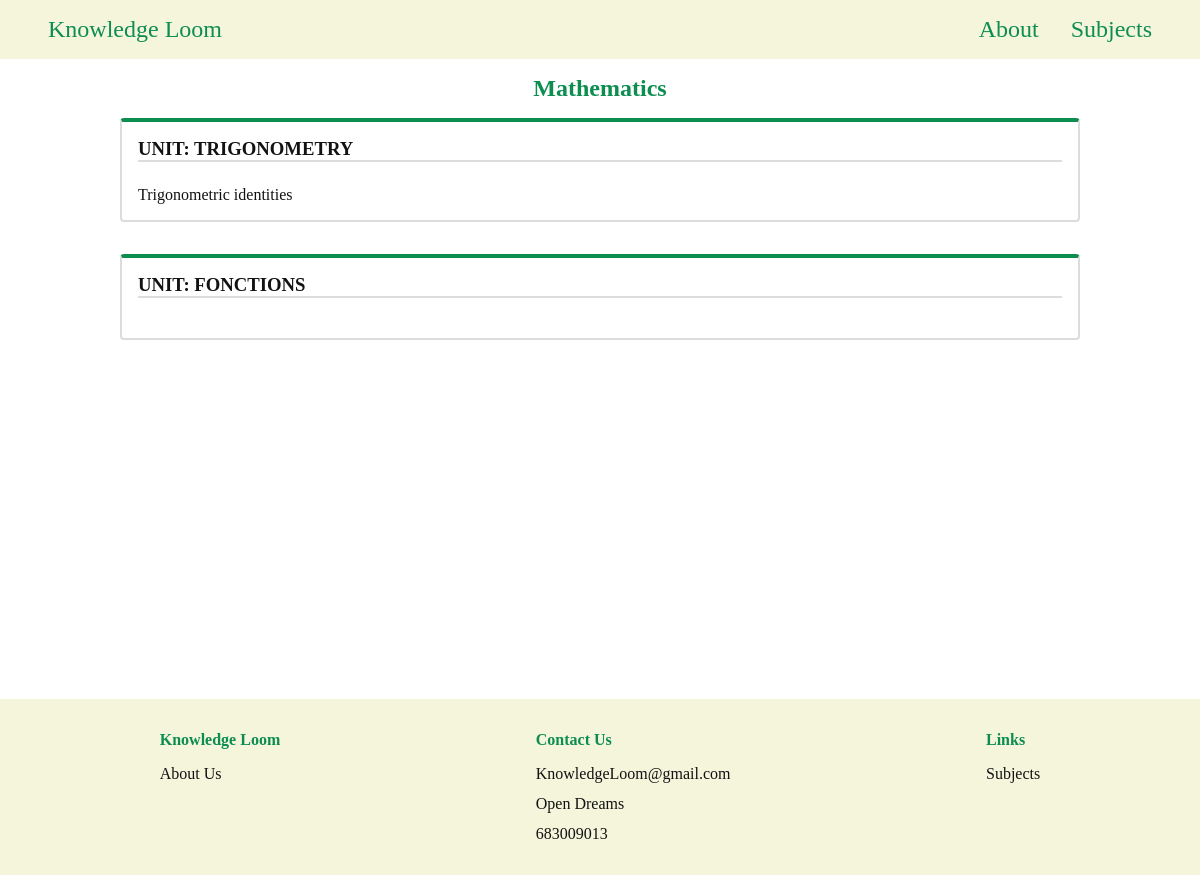
The app's page /Mathematics with its own data.
### ContentKL/models.py (models this page shows, shortened)
class Subjects(models.Model):
    Class=models.ForeignKey(Classes, on_delete=models.CASCADE, blank=True, null=True)
    Subject=models.CharField(max_length=50)

class Topics(models.Model):
    Class=models.ForeignKey(Classes,on_delete=models.CASCADE,blank=True, null=True)
    Subject=models.ForeignKey(Subjects,on_delete=models.CASCADE)
    Topic=models.CharField(max_length=300)
    def __str__(self):
           return self.Topic

class subtopic(models.Model):
    Class=models.ForeignKey(Classes,on_delete=models.CASCADE,blank=True, null=True)
    Subject=models.ForeignKey(Subjects,on_delete=models.CASCADE)
    Topic=models.ForeignKey(Topics,on_delete=models.CASCADE)
    title=models.CharField(max_length=300)
    overview=models.TextField()
    videolink=models.CharField(max_length=500)

### ContentKL/views.py (the view)
# urls.py: path('<str:sub>',views.topic,name='topics'),
def topic(request,sub):
    topics=Topics.objects.filter(Subject__Subject=sub)
    topic_sub={}
    for topicc in topics:
        topic_sub[topicc]=subtopic.objects.filter(Topic__Topic=topicc)
    return render(request,'topic.html',{'topic_sub':topic_sub,'sub':sub})

### templates/topic.html (shortened to what this page needs)
{%load static%}
<!DOCTYPE html>
<html lang="en">
<head>
    <link rel="stylesheet" href="{% static 'topic.css'%}">
</head>
<body>
    <header class="navbar">
        <a href="{% url 'home'%}">Knowledge Loom</a>
        <div>
            <a href="#">About</a>
            <a href="{% url 'subjects'%}">Subjects</a>
        </div>
    </header>
   <section class="content">
    <h1 class="Subject">{{sub}}</h1>
    <ul class="topics">
        {%for key,value in topic_sub.items%}
        <div class="subject_container">
            <li class="topics_li">
                <h3>UNIT: {{key.Topic}}</h3>
            <ul class="subtopic">
                {%for subtopic in value%}
                <li><a href="subtopic/{{subtopic.id}}">{{subtopic.title}}</a></li>
                {%endfor%}
            </ul>
            </li>
        </div>
        {%endfor%}
    </ul>
   </section>
   <div class="footer">
    <div class="footer_content">
        <h2>Knowledge Loom</h2>
        <ul>
            <li><a href="#">About Us</a></li>
        </ul>
    </div>
    <div class="footer_content">
        <h2>Contact Us</h2>
        <ul>
            <li><a href="#">KnowledgeLoom@gmail.com</a></li>
            <li><a href="#">Open Dreams</a></li>
            <li><a href="#">683009013</a></li>
        </ul>
    </div>
    <div class="footer_content">
        <h2>Links</h2>
        <ul>
            <li><a href="{% url 'subjects%'}">Subjects</a></li>
        </ul>
    </div>
</div>
</body>
</html>

### static/topic.css (style rules this page uses)
* { margin:0; padding:0; }
.navbar { display: flex; padding: 1rem 3rem; justify-content: space-between; background-color: #F5F5DC; }
.navbar a { color:#0D8D50; font-size: 1.5rem; font-family: 'Times New Roman', Times, serif; text-decoration: none; }
.navbar div { display:flex; gap:2rem; }
.content { color:#121212; height: 80vh; display: flex; flex-direction: column; align-items: center; }
ul { list-style-type: none; }
.topics { list-style-type: none; display: grid; width: 80vw; min-width: 300px; grid-template-columns: 1fr; gap: 2rem; }
.subject_container { border:2px solid gainsboro; border-top: 4px solid #0D8D50; border-radius: 4px; padding: 1rem; }
h3 { border-bottom: 2px solid gainsboro; text-transform: uppercase; }
.topics_li { display: flex; flex-direction: column; gap: 1.5rem; }
.subtopic { display: flex; flex-direction: column; gap: .75rem; }
a { text-decoration: none; color:#121212 }
h1 { padding: 1rem; color:#0D8D50; text-transform: u; }
.footer { height: auto; display: flex; justify-content: space-around; color: #121212; background-color: #F5F5DC; padding:2rem; }
.footer h2 { color: #0D8D50; font-size: 1rem; }
.footer ul { list-style-type: none; display: flex; flex-direction: column; gap: .75rem; }
.footer div { display: flex; flex-direction: column; gap: 1rem; }
.footer a { text-decoration: none; color: #121212; font-size: 1rem; }

### records on screen
Subjects: Subject "Mathematics"
Topics: Topic "TRIGONOMETRY"
subtopic: title "Trigonometric identities"
Topics: Topic "FONCTIONS"
